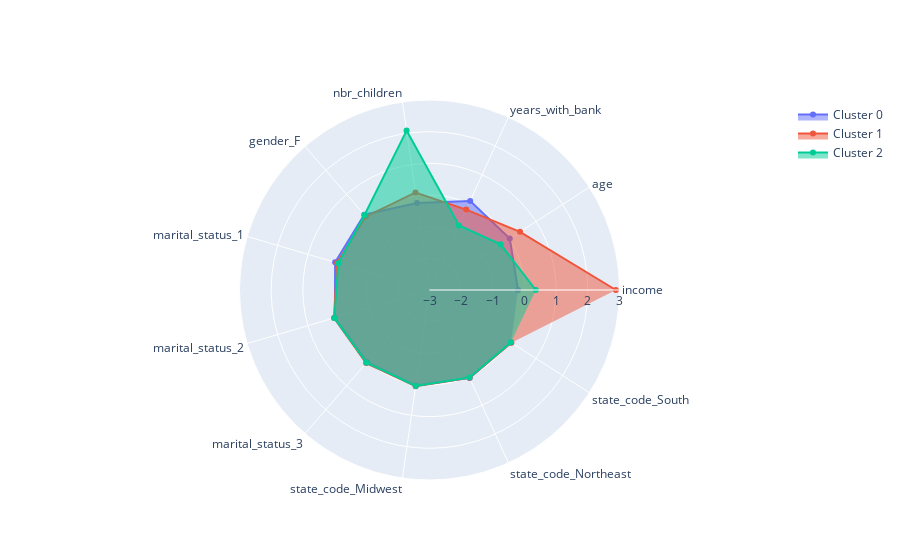

The code cell stored with this chart in its notebook:
### Code cell
features = list(means2.columns)

fig = go.Figure()

clusters=[0,1,2]

for c in clusters:
    fig.add_trace(go.Scatterpolar(
          r=list(means2.loc[c]),
          theta=features,
          fill='toself',
          name='Cluster '+str(c)
    ))

fig.update_layout(
      polar=dict(
        radialaxis=dict(
          visible=True,
          range=[-3, 3]
        )),
      showlegend=True
    )

fig.show()

### Figure 1 — Plotly figure (JSON) as saved in the notebook; plotly's stock layout.template omitted (floating-point values rounded to 4 significant figures)
{"data": [{"fill": "toself", "name": "Cluster 0", "r": [-0.204, 0.01226, 0.09222, -0.2273, 0.1449, 0.1051, 0.1153, 0.01168, 0.04984, 0.05101, 0.06075], "theta": ["income", "age", "years_with_bank", "nbr_children", "gender_F ", "marital_status_1", "marital_status_2", "marital_status_3", "state_code_Midwest", "state_code_Northeast", "state_code_South"], "type": "scatterpolar"}, {"fill": "toself", "name": "Cluster 1", "r": [2.886, 0.398, -0.208, 0.1115, 0.06757, 0.04054, 0.1419, 0.05405, 0.06757, 0.0473, 0.07432], "theta": ["income", "age", "years_with_bank", "nbr_children", "gender_F ", "marital_status_1", "marital_status_2", "marital_status_3", "state_code_Midwest", "state_code_Northeast", "state_code_South"], "type": "scatterpolar", "visible": true}, {"fill": "toself", "name": "Cluster 2", "r": [0.3558, -0.3323, -0.7574, 2.086, 0.1324, 0, 0.1324, 0.03676, 0.0625, 0.03676, 0.05882], "theta": ["income", "age", "years_with_bank", "nbr_children", "gender_F ", "marital_status_1", "marital_status_2", "marital_status_3", "state_code_Midwest", "state_code_Northeast", "state_code_South"], "type": "scatterpolar", "visible": true}], "layout": {"autosize": true, "polar": {"angularaxis": {"type": "category"}, "radialaxis": {"autorange": false, "range": [-3, 3], "type": "linear", "visible": true}}, "showlegend": true}}
